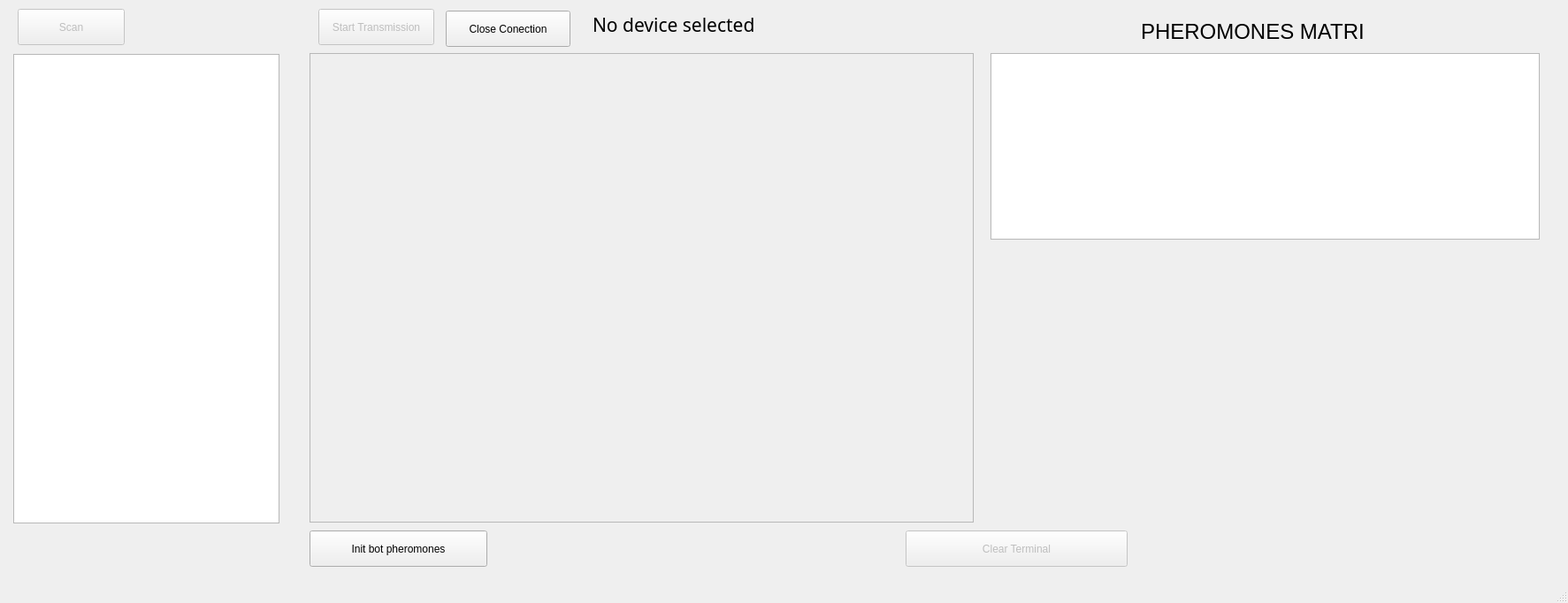
<?xml version="1.0" encoding="UTF-8"?>
<ui version="4.0">
 <class>MainWindow</class>
 <widget class="QMainWindow" name="MainWindow">
  <property name="enabled">
   <bool>true</bool>
  </property>
  <property name="geometry">
   <rect>
    <x>0</x>
    <y>0</y>
    <width>1773</width>
    <height>682</height>
   </rect>
  </property>
  <property name="windowTitle">
   <string>MainWindow</string>
  </property>
  <widget class="QWidget" name="centralwidget">
   <widget class="QListWidget" name="bt_name_list">
    <property name="enabled">
     <bool>true</bool>
    </property>
    <property name="geometry">
     <rect>
      <x>15</x>
      <y>61</y>
      <width>301</width>
      <height>531</height>
     </rect>
    </property>
   </widget>
   <widget class="QListWidget" name="event_list">
    <property name="enabled">
     <bool>false</bool>
    </property>
    <property name="geometry">
     <rect>
      <x>350</x>
      <y>60</y>
      <width>751</width>
      <height>531</height>
     </rect>
    </property>
   </widget>
   <widget class="QPushButton" name="scan_button">
    <property name="enabled">
     <bool>false</bool>
    </property>
    <property name="geometry">
     <rect>
      <x>20</x>
      <y>10</y>
      <width>121</width>
      <height>41</height>
     </rect>
    </property>
    <property name="text">
     <string>Scan</string>
    </property>
   </widget>
   <widget class="QPushButton" name="trasnmit_button">
    <property name="enabled">
     <bool>false</bool>
    </property>
    <property name="geometry">
     <rect>
      <x>360</x>
      <y>10</y>
      <width>131</width>
      <height>41</height>
     </rect>
    </property>
    <property name="text">
     <string>Start Transmission</string>
    </property>
   </widget>
   <widget class="QLabel" name="connected_name_label">
    <property name="geometry">
     <rect>
      <x>670</x>
      <y>12</y>
      <width>281</width>
      <height>31</height>
     </rect>
    </property>
    <property name="font">
     <font>
      <family>Myanmar Text</family>
      <pointsize>16</pointsize>
     </font>
    </property>
    <property name="text">
     <string>No device selected</string>
    </property>
   </widget>
   <widget class="QPushButton" name="clear_terminal_button">
    <property name="enabled">
     <bool>false</bool>
    </property>
    <property name="geometry">
     <rect>
      <x>1024</x>
      <y>600</y>
      <width>251</width>
      <height>41</height>
     </rect>
    </property>
    <property name="text">
     <string>Clear Terminal</string>
    </property>
   </widget>
   <widget class="QLabel" name="label">
    <property name="geometry">
     <rect>
      <x>1290</x>
      <y>0</y>
      <width>251</width>
      <height>71</height>
     </rect>
    </property>
    <property name="font">
     <font>
      <pointsize>18</pointsize>
     </font>
    </property>
    <property name="text">
     <string>PHEROMONES MATRIX</string>
    </property>
   </widget>
   <widget class="QTableView" name="pheromones_table">
    <property name="geometry">
     <rect>
      <x>1120</x>
      <y>60</y>
      <width>621</width>
      <height>211</height>
     </rect>
    </property>
    <property name="cursor" stdset="0">
     <cursorShape>ForbiddenCursor</cursorShape>
    </property>
   </widget>
   <widget class="QLabel" name="Lpicture">
    <property name="geometry">
     <rect>
      <x>1120</x>
      <y>290</y>
      <width>621</width>
      <height>291</height>
     </rect>
    </property>
    <property name="toolTip">
     <string extracomment="Mapa"/>
    </property>
    <property name="text">
     <string/>
    </property>
    <property name="pixmap">
     <pixmap resource="Resource.qrc">:/pictures/mapa-Picture.png</pixmap>
    </property>
    <property name="scaledContents">
     <bool>true</bool>
    </property>
   </widget>
   <widget class="QLabel" name="L01">
    <property name="geometry">
     <rect>
      <x>1150</x>
      <y>300</y>
      <width>47</width>
      <height>13</height>
     </rect>
    </property>
    <property name="text">
     <string/>
    </property>
   </widget>
   <widget class="QLabel" name="L02">
    <property name="geometry">
     <rect>
      <x>1230</x>
      <y>400</y>
      <width>47</width>
      <height>13</height>
     </rect>
    </property>
    <property name="text">
     <string/>
    </property>
   </widget>
   <widget class="QLabel" name="L25">
    <property name="geometry">
     <rect>
      <x>1440</x>
      <y>400</y>
      <width>47</width>
      <height>13</height>
     </rect>
    </property>
    <property name="text">
     <string/>
    </property>
   </widget>
   <widget class="QLabel" name="L15">
    <property name="geometry">
     <rect>
      <x>1430</x>
      <y>290</y>
      <width>47</width>
      <height>13</height>
     </rect>
    </property>
    <property name="text">
     <string/>
    </property>
   </widget>
   <widget class="QLabel" name="L53">
    <property name="geometry">
     <rect>
      <x>1660</x>
      <y>430</y>
      <width>47</width>
      <height>13</height>
     </rect>
    </property>
    <property name="text">
     <string/>
    </property>
   </widget>
   <widget class="QLabel" name="L43">
    <property name="geometry">
     <rect>
      <x>1430</x>
      <y>520</y>
      <width>47</width>
      <height>13</height>
     </rect>
    </property>
    <property name="text">
     <string/>
    </property>
   </widget>
   <widget class="QLabel" name="L04">
    <property name="geometry">
     <rect>
      <x>1230</x>
      <y>520</y>
      <width>47</width>
      <height>13</height>
     </rect>
    </property>
    <property name="text">
     <string/>
    </property>
   </widget>
   <widget class="QPushButton" name="close_button">
    <property name="geometry">
     <rect>
      <x>504</x>
      <y>12</y>
      <width>141</width>
      <height>41</height>
     </rect>
    </property>
    <property name="text">
     <string>Close Conection</string>
    </property>
   </widget>
   <widget class="QPushButton" name="init_bot_button">
    <property name="geometry">
     <rect>
      <x>350</x>
      <y>600</y>
      <width>201</width>
      <height>41</height>
     </rect>
    </property>
    <property name="text">
     <string>Init bot pheromones</string>
    </property>
   </widget>
  </widget>
  <widget class="QMenuBar" name="menubar">
   <property name="geometry">
    <rect>
     <x>0</x>
     <y>0</y>
     <width>1773</width>
     <height>21</height>
    </rect>
   </property>
  </widget>
  <widget class="QStatusBar" name="statusbar"/>
 </widget>
 <resources>
  <include location="Resource.qrc"/>
 </resources>
 <connections/>
</ui>
